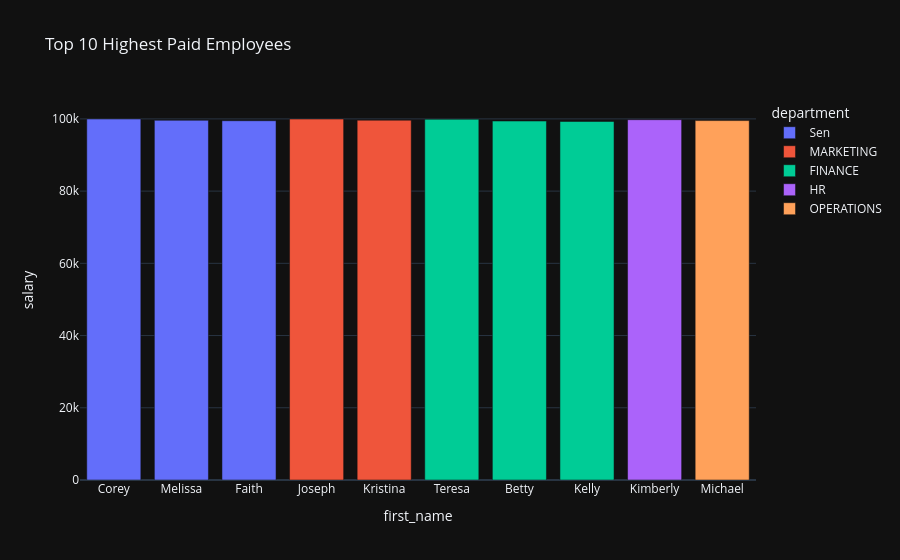

Write notebook code for a chart like this one.
### Code cell
top10 = root.nlargest(10, "salary")
px.bar(top10, x="first_name", y="salary", color="department",
       title="Top 10 Highest Paid Employees",template="plotly_dark")

### Figure 1 — Plotly figure (JSON) as saved in the notebook; plotly's stock layout.template omitted (floating-point values rounded to 4 significant figures)
{"data": [{"hovertemplate": "department=Sen<br>first_name=%{x}<br>salary=%{y}<extra></extra>", "legendgroup": "Sen", "marker": {"color": "#636efa", "pattern": {"shape": ""}}, "name": "Sen", "orientation": "v", "showlegend": true, "textposition": "auto", "type": "bar", "x": ["Corey", "Melissa", "Faith"], "xaxis": "x", "y": [99970.0, 99620.0, 99490.0], "yaxis": "y"}, {"hovertemplate": "department=MARKETING<br>first_name=%{x}<br>salary=%{y}<extra></extra>", "legendgroup": "MARKETING", "marker": {"color": "#EF553B", "pattern": {"shape": ""}}, "name": "MARKETING", "orientation": "v", "showlegend": true, "textposition": "auto", "type": "bar", "x": ["Joseph", "Kristina"], "xaxis": "x", "y": [99950.0, 99640.0], "yaxis": "y"}, {"hovertemplate": "department=FINANCE<br>first_name=%{x}<br>salary=%{y}<extra></extra>", "legendgroup": "FINANCE", "marker": {"color": "#00cc96", "pattern": {"shape": ""}}, "name": "FINANCE", "orientation": "v", "showlegend": true, "textposition": "auto", "type": "bar", "x": ["Teresa", "Betty", "Kelly"], "xaxis": "x", "y": [99900.0, 99400.0, 99280.0], "yaxis": "y"}, {"hovertemplate": "department=HR<br>first_name=%{x}<br>salary=%{y}<extra></extra>", "legendgroup": "HR", "marker": {"color": "#ab63fa", "pattern": {"shape": ""}}, "name": "HR", "orientation": "v", "showlegend": true, "textposition": "auto", "type": "bar", "x": ["Kimberly"], "xaxis": "x", "y": [99770.0], "yaxis": "y"}, {"hovertemplate": "department=OPERATIONS<br>first_name=%{x}<br>salary=%{y}<extra></extra>", "legendgroup": "OPERATIONS", "marker": {"color": "#FFA15A", "pattern": {"shape": ""}}, "name": "OPERATIONS", "orientation": "v", "showlegend": true, "textposition": "auto", "type": "bar", "x": ["Michael"], "xaxis": "x", "y": [99530.0], "yaxis": "y"}], "layout": {"barmode": "relative", "legend": {"title": {"text": "department"}, "tracegroupgap": 0}, "title": {"text": "Top 10 Highest Paid Employees"}, "xaxis": {"anchor": "y", "domain": [0, 1], "title": {"text": "first_name"}}, "yaxis": {"anchor": "x", "domain": [0, 1], "title": {"text": "salary"}}}}
